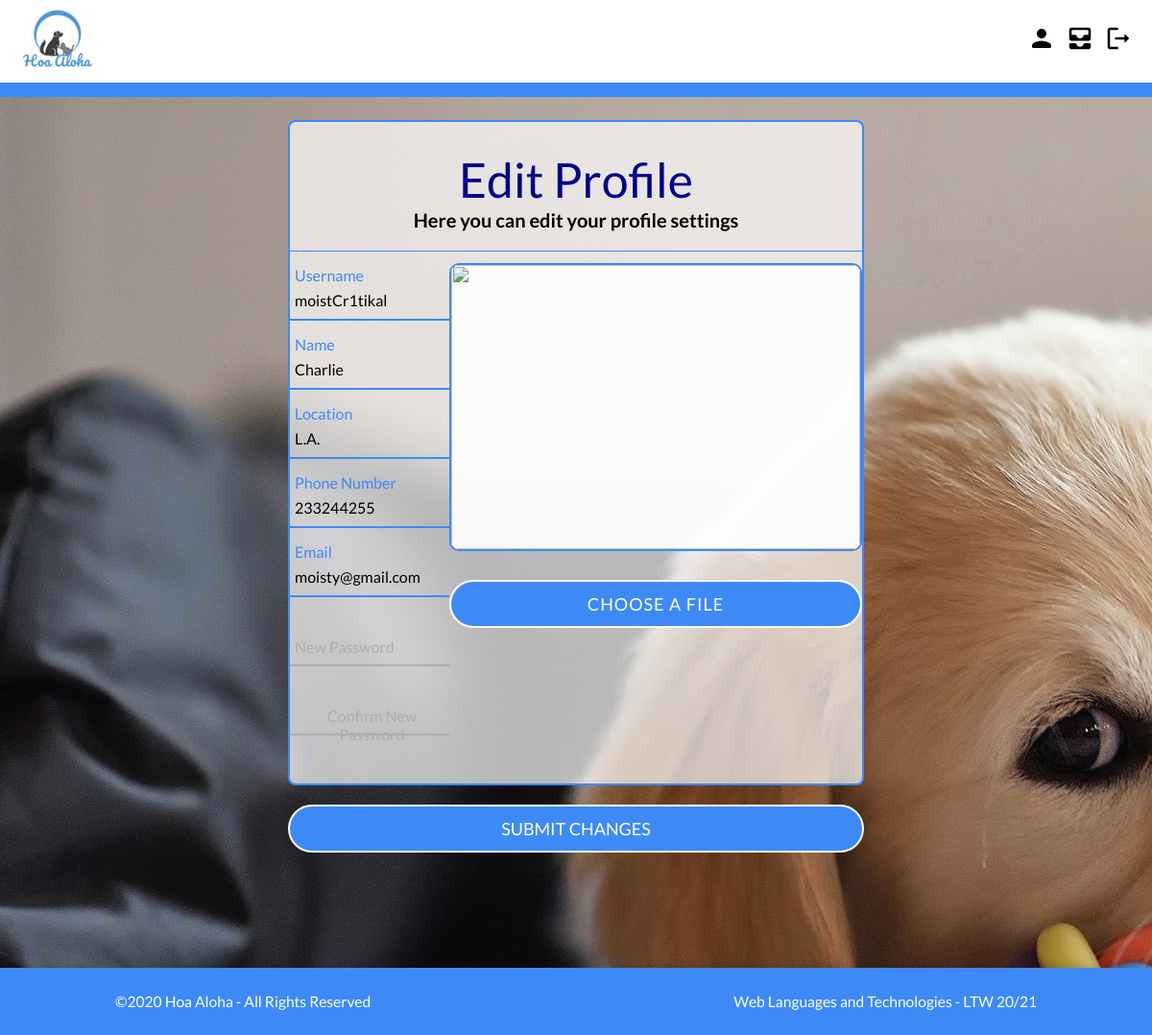
/pages/edit_profile.php?username=moistCr1tikal (signed in), run on the app's committed database.
### tables this page shows
CREATE TABLE UserPhotos(
	idUser         	INTEGER REFERENCES UserEntities(id) ON DELETE CASCADE,
	idPhoto        	INTEGER REFERENCES Photos(id) ON DELETE CASCADE,
	PRIMARY KEY 	(idUser,idPhoto)
);

CREATE TABLE UserEntities (
	id              INTEGER PRIMARY KEY AUTOINCREMENT,
	name            VARCHAR(255) NOT NULL,
    username        VARCHAR(255) UNIQUE,
    password        VARCHAR(255) NOT NULL,
	location     	VARCHAR(255) NOT NULL,
	phoneNumber		INT NOT NULL,
	email           VARCHAR(255) NOT NULL
);

### pages/edit_profile.php (called while the page is built, shortened)
<?php
  include_once('../templates/tpl_common.php');
  include_once('../templates/tpl_edit_profile.php');
  include_once("../database/db_user.php");
  $username = $_GET['username'];
  $profile = getUser($username);
  draw_edit_profile($profile);
  ?>

### database/db_user.php (called while the page is built, shortened)
<?php
  function getUser($username){
    $db = Database::instance()->db();
    $stmt = $db->prepare('SELECT * FROM UserEntities INNER JOIN UserPhotos ON UserEntities.id = UserPhotos.idUser WHERE username = ?');
    $stmt->execute(array($username));
    return $stmt->fetch();
  }
?>

### templates/tpl_edit_profile.php (the view, shortened to what this page needs)
<?php function draw_edit_profile($user){
?>
    <section id="edit-profile-container">
        <div class="edit-content">
            <h1>Edit Profile</h1>
            <h2>Here you can edit your profile settings</h2>
            <form method="post" action="../actions/action_edit_user.php" enctype="multipart/form-data">
                <div class= "form-container">
                    <div class = "form-details-container">
                        <div class="txt_field">
                            <input type="text" value="<?=$user['username']?>" name="username" required placeholder=" ">
                            <label>Username</label>
                        </div>
                        <div class="txt_field">
                            <input type="text" value="<?=htmlentities($user['name'])?>" name="name" required placeholder=" ">
                            <label>Name</label>
                        </div>
                        <div class="txt_field">
                            <input type="text" value="<?=htmlentities($user['location'])?>" name="location" required placeholder=" ">
                            <label>Location</label>
                        </div>
                        <div class="txt_field">
                            <input type="tel" value="<?=htmlentities($user['phoneNumber'])?>" name="phoneNumber" pattern="[0-9]{3}[0-9]{3}[0-9]{3}" required placeholder=" ">
                            <label>Phone Number</label>
                        </div>
                        <div class="txt_field">
                            <input type="email" value="<?=htmlentities($user['email'])?>" name="email" required placeholder=" ">
                            <label>Email</label>
                        </div>
                        <div class="txt_field">
                            <input type="password" name="newPassword" placeholder=" ">
                            <label>New Password</label>
                        </div>
                        <div class="txt_field">
                            <input type="password" name="confirmNewPassword" placeholder=" ">
                            <label>Confirm New Password</label>
                        </div>
                    </div>
                    <div class="change-photo-container">
                        <div class="container">
                            <div class="wrapper">
                                <div class="image">
                                <img src="../database/db_link_image.php?id=<?php echo $user['idPhoto'];?>" alt="">
                                </div>
                                </div>
                                <input type = button value="Choose a file" id="custom-btn" onclick="document.getElementById('default-btn').click();" > </button>
                            </div>
                        </div>
                    </div>
                </div>
                <button type="submit">SUBMIT CHANGES</button>
    </section>
<?php } ?>

### css/style.css (style rules this page uses)
* { box-sizing: border-box; margin: 0; padding: 0; list-style: none; text-decoration: none; font-family: Lato; }
:root { font-size: 26px; --login-blue: #3d8af7; --login-blue-a: rgba(61, 138, 247, 0.8); --login-blue-soft: rgb(90, 159, 255); --info-field-text: #384dc3; }
body { color: black; background-color: white; margin: 0 auto; padding: 0; display: flex; flex-direction: column; }
form .txt_field { position: relative; border-bottom: 2px solid #adadad; margin: 30px 0; }
.txt_field input { width: 100%; padding: 0 5px; height: 40px; font-size: 16px; border: none; background: none; outline: none; }
.txt_field label { position: absolute; top: 30%; left: 5px; color: #adadad; font-size: 16px; pointer-events: none; transition: 0.5s; }
#signup .register-content h1, #edit-profile-container .edit-content h1 { font-size: 50px; text-align: center; font-weight: normal; padding-top: 20px; color: darkblue; }
.register-content h2,.edit-content h2 { font-size: 20px; padding-bottom: 20px; border-bottom: 1px solid var(--login-blue); }
.register-content > form > button, #edit-profile-container > button { width: 100%; height: 50px; border: 2px solid; background: var(--login-blue); border-radius: 25px; font-size: 18px; color: white; cursor: pointer; outline: none; transition: ease-out 0.5s; margin-top: 20px; }
#signup .txt_field label, #edit-profile-container .txt_field label { position: absolute; top: 30%; left: 5px; color: #adadad; font-size: 16px; pointer-events: none; transition: 0.5s; }
#edit-profile-container { background-image: url(../assets/edit_profile.jpg); }
#edit-profile-container .txt_field input:focus ~ label, #edit-profile-container .txt_field input:not(:placeholder-shown) ~ label { top: -15px; color: var(--login-blue) }
#edit-profile-container { border-top-style: solid; border-width: 15px; border-color: var(--login-blue); padding-bottom: 10%; display: flex; flex-direction: column; justify-content: center; align-items: center; }
#edit-profile-container > button { width: 50%; }
.edit-content { padding-top: 10px; padding-bottom: 20px; margin-top: 2%; background-color: rgba(255,255,255,0.7); border-radius: 8px; text-align: center; overflow: hidden; border: 2px solid var(--login-blue); width: 50%; }
.form-container { display: flex; justify-content: space-around; }
.form-details-container { width: 35%; }
.change-photo-container { margin-top: 2%; }
.change-photo-container .container { height: 350px; width: 430px; position: relative; }
.change-photo-container .container .wrapper { position: relative; height: 300px; width: 100%; border-radius: 10px; background-color: rgba(255,255,255,0.7); border: 2px solid var(--login-blue); display: flex; align-items: center; justify-content: center; overflow: hidden; }
.change-photo-container .wrapper .image { position: absolute; height: 100%; width: 100%; display: flex; align-items: center; justify-content: center; background-color: rgba(255,255,255,0.7); }
.change-photo-container .wrapper img { height: 100%; width: 100%; object-fit: cover; }
.change-photo-container .container #custom-btn { margin-top: 30px; display: block; width: 100%; height: 50px; border: none; outline: none; border-radius: 25px; border-style: solid; border-width: 2px; border-color: white; color: #fff; font-size: 18px; font-weight: 500; letter-spacing: 1px; text-transform: uppercase; cursor: pointer; background: var(--login-blue); transition: ease-out 0.5s; }

### data on the page
userphotos: username "moistCr1tikal", name "Charlie", location "L.A.", phoneNumber "233244255", email "moisty@gmail.com"
